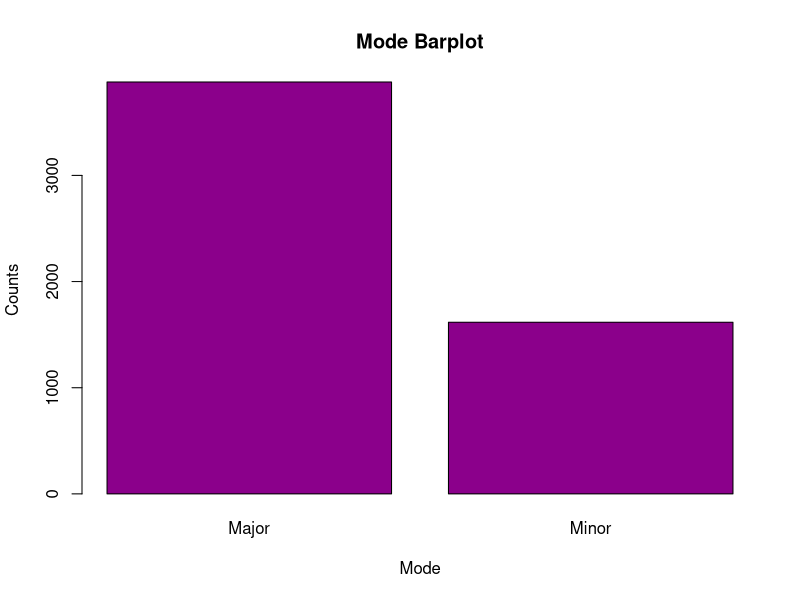
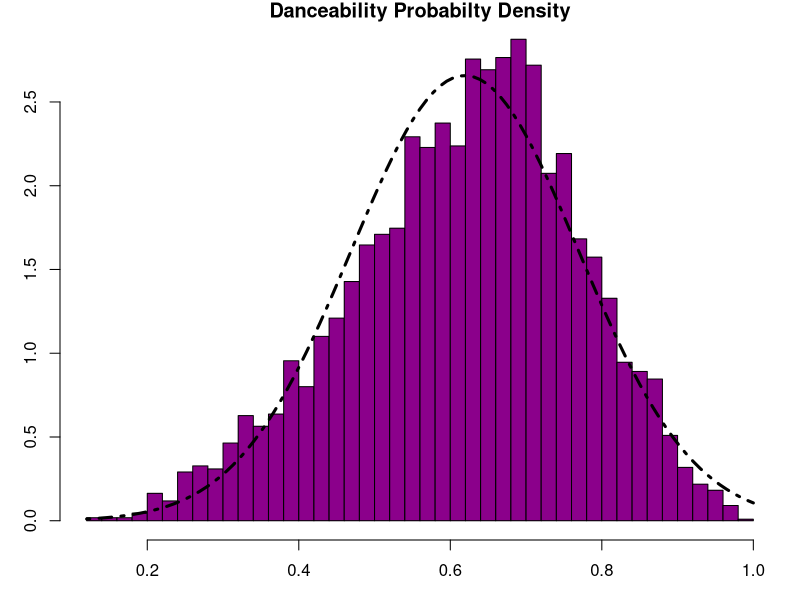
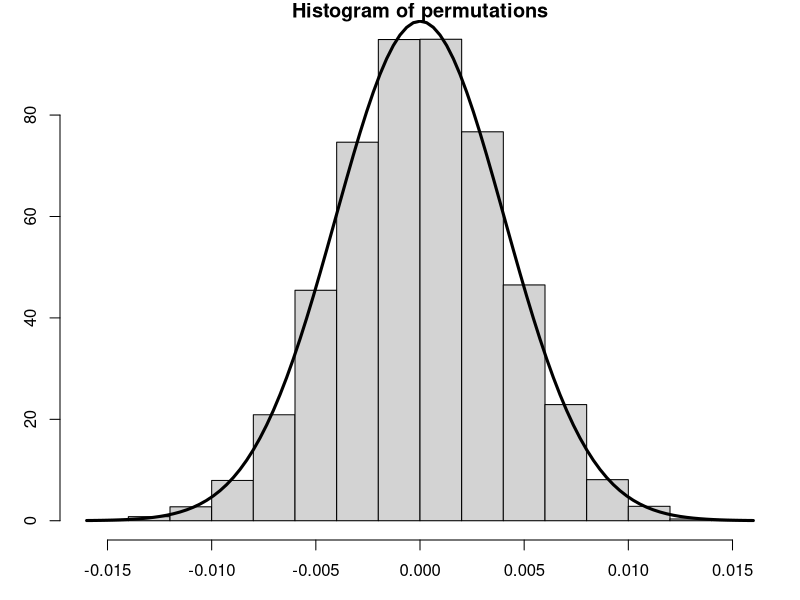
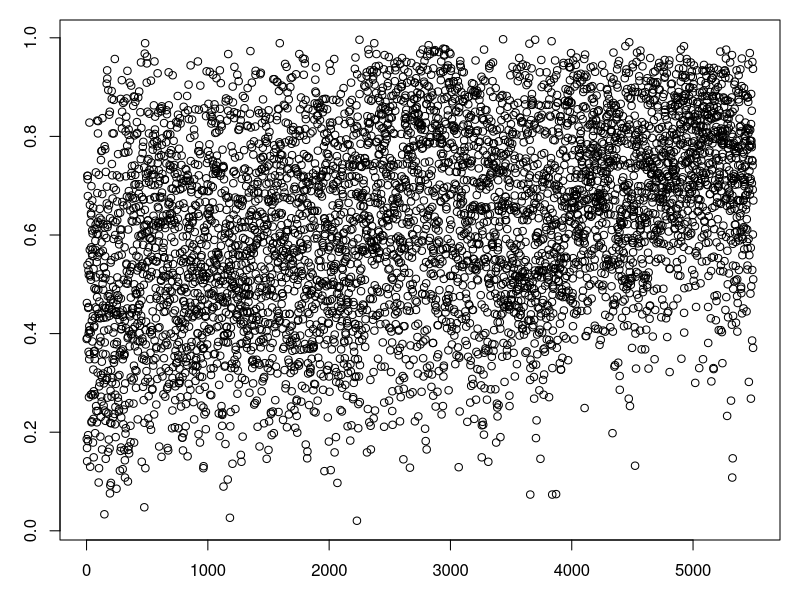

Source code (R) for these figures, in order: (Note: this script raises an error after producing the figures.)
#Kodi Obika
#Eryk Pecyna
#Additional Point 22 - Team consists of two members

#This code is for getting Spotify's data Billboard Top 100s from 1960-2015 and writing the relevant
#data to a csv, run it once then never again

# library(billboard)
# dirty <- spotify_track_data
# tracks <- data.frame(year = dirty$year, explicit = dirty$explicit, danceability = dirty$danceability,
#                     energy = dirty$energy, key = dirty$key, loudness = dirty$loudness,
#                     mode = dirty$mode, speechiness = dirty$speechiness, acousticness = dirty$acousticness,
#                     instrumentalness = dirty$instrumentalness, liveness = dirty$liveness,
#                     valence = dirty$valence, tempo = dirty$tempo, duration_ms = dirty$duration_ms,

#                     time_signature = dirty$time_signature, artist_name = dirty$artist_name,
#                     track_name = dirty$track_name)

#write.csv(tracks, "TrackData.csv")

#data <- read.csv("TrackData.csv")

#N <- length(data$danceability)
#Position <- numeric(N)
#for(i in 1:N) {
#  diff <- which(data$year == data$year[i])[1] - 1
#  Position[i] <- data$X[i]-diff
#}

#tracks <- cbind(Position, tracks)
#write.csv(tracks, "TrackData.csv")


#Additional Point 1 - lots of columns baby
#Additional Point 2 - The data set is large enough that we can use it as a population to
#                     draw samples from
library(tidyverse)


data <- read.csv("TrackData.csv")

mode_lab <- c("Major", "Minor")
mode_count <- c(sum(data$mode == 1), sum(data$mode == 0))
barplot(mode_count, xlab = "Mode", ylab = "Counts", col = "darkmagenta", names.arg = mode_lab, main = "Mode Barplot")

par(mar=c(3,3,1,1))

hist(data$danceability,
     breaks="FD", 
     freq=FALSE,
     col="darkmagenta",
     xlab = "Danceability",
     main = "Danceability Probabilty Density")

curve(dnorm(x, mean(data$danceability), sqrt(var(data$danceability))), add = TRUE, lwd = 3, lty = 4)

perm.test <- function(x, y, z, n) {
  mu.z = mean(x[y == z])
  mu.nz = mean(x[y != z])
  permutations = numeric(n)
  for (i in 1:n) {
    resample = sample(x)
    zs = resample[1:(length(x)/2)]
    nzs = resample[(length(x)/2+1):length(x)]
    permutations[i] = mean(zs) - mean(nzs)
  }
  hist(permutations, freq = FALSE)
  test.statistic = mu.z - mu.nz
  abline(v = test.statistic, lwd = 3)
  print("p-value:")
  print(2*mean(permutations < test.statistic))
  var.p = var(x) * 2 / (length(x)/2)
  curve(dnorm(x, mean = 0, sd = sqrt(var.p)), add = TRUE, lwd = 3)
}
perm.test(data$danceability, data$explicit, FALSE, 10000)

plot(data$energy, data$Position)

linreg <- function(xCol, yCol, xLabel = "X", yLable = "Y") {
  #Basis Vectors for the vector space single degree polynomial functions
  m1 <- rep(1, length(xCol))
  m2 <- xCol
  
  #Projection Matrix approach
  A <- cbind(m1, m2)
  B <- t(A)%*%A
  BInv <- solve(B)
  P <- A%*%BInv%*%t(A)
  Projection <- P%*%yCol
  
  plot(xCol, yCol, pch = ".", cex = 2)
  points(xCol, Projection, col = "darkmagenta", pch =".", cex = 3)
  return((BInv%*%t(A)%*%yCol)[2])
}

linreg(data$danceability[data$year == 2014], data$Position[data$year == 2014])
linreg(data$energy, data$Position)
linreg(data$loudness, data$Position)
linreg(data$speechiness, data$Position)
linreg(data$energy, data$Position)


#Principal Components Analysis
Attributes <- cbind(data$danceability, data$energy, data$loudness, data$speechiness,
                    data$acousticness, data$instrumentalness, data$liveness, data$valence,
                    data$tempo)
m <- nrow(data)

A.phi <- scale(Attributes, center=TRUE, scale = c(rep(sqrt(m-1), 9)))
S <- t(A.phi)%*%A.phi

Eig <- eigen(S)
Eig$values #First two eigenvalues are by far the largest

P <- Eig$vectors
PInv <- solve(P)

A.eig <- A.phi%*%P

TRACK.eig <- data.frame(data$artist_name, v1=A.eig[,1])
eigstuffs <- ((data[order(TRACK.eig$v1),]))
eigs2015on <- eigstuffs[eigstuffs$year > 2014,]










linreg(data$danceability, data$Position)

tbl <- table(data$explicit, data$mode); tbl
expected <- outer(rowSums(tbl), colSums(tbl))/sum(tbl); expected
chisq.test(data$explicit, data$mode)

# Additional point 15 - calculation and display of logistic regression
logreg <- function(x, y, z) {
  tf <- (as.numeric(y == z))
  plot(x, wins)
  MLL <- function(alpha, beta) {
    -sum(log(exp(alpha+beta*x)/(1+exp(alpha+beta*x)))*tf
          + log(1/(1+exp(alpha+beta*x)))*(1-tf))
  }
  results <- mle(MLL, start = list(alpha = 0, beta = 0))
  results@coef
  curve(exp(results@coef[1]+results@coef[2]*x)/ (1+exp(results@coef[1]+results@coef[2]*x)),col = "blue", add=TRUE)
}

logreg(data$danceability, data$explicit, FALSE)
